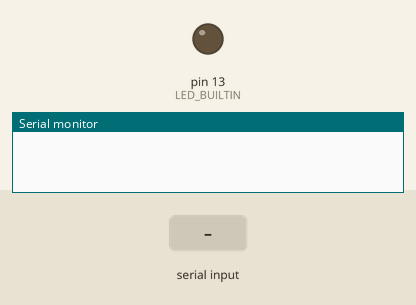
Simulated run of this sketch. Board: Arduino Uno, built with avr-gcc and run on an emulated ATmega328P. Shown: output pins drawn as LEDs (lit = HIGH), the last lines printed to the serial monitor. Inputs (shaded band) come from the test bench.

Above: at 1.2 s.
1.3 s: "on\n" received over Serial
At 2.2 s:
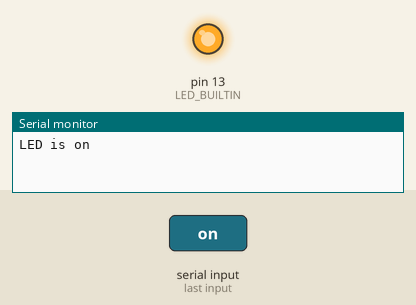
2.8 s: "off\n" received over Serial
At 3.4 s:
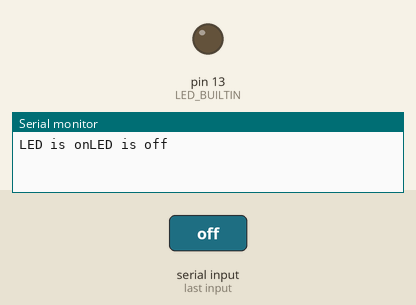
Timing chart, 0 to 5.8 s (numbered marks = the images above; inputs shaded):
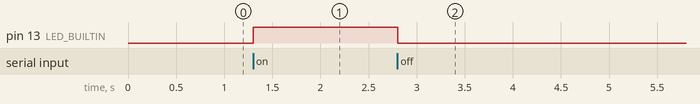

The sketch:

Arduino_Python_BuiltIn_LED_On_Off.ino
```cpp
//  This program allows for serial communication between the Arduino IDE and python
//  turns on and off a built in LED with input from python. No setup on breadboard needed
//  Jacob Landerer  7/27/22

String InBytes;  // To hold user commands from python monitor
void setup() {
Serial.begin(9600);
pinMode(LED_BUILTIN, OUTPUT);
}

void loop() {
  if(Serial.available() > 0){ // This translates to 'If there is something written in the serial comm'
  InBytes = Serial.readStringUntil('\n'); //read it
    if(InBytes == "on"){
      digitalWrite(LED_BUILTIN,HIGH);   // if 'ON', turn LED on and tell the user it's on
      Serial.write("LED is on");
    }
    else if (InBytes == "off"){
      digitalWrite(LED_BUILTIN,LOW);  //  if 'OFF', turn LED off and tell the user it's off
      Serial.write("LED is off");
    }
    else {
      Serial.write("invalid input");
    }
  }
}
```

Measured:
- after the input at 1.3 s, pin 13 (LED_BUILTIN): LOW → HIGH at once
- after the input at 2.8 s, pin 13 (LED_BUILTIN): HIGH → LOW at once
